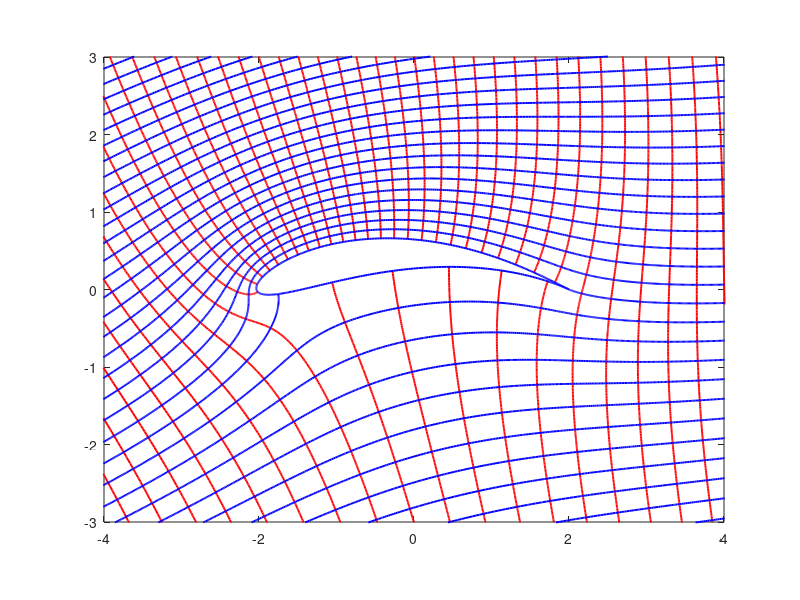

Reproduce this figure in MATLAB. (Note: this script raises an error after producing the figure.)
clear variables; close all; clc;

U = 1;
alpha = pi/12;

x0 = -0.1;
y0 = 0.25;
z0 = x0+1i*y0;           % cylinder center
a = sqrt((1-x0)^2+y0^2); % cylinder radius

beta = asin(y0/a);
Gamma = 4*pi*a*U*sin(beta+alpha); % Kutta condition
%
n = 501;
r = linspace(a-1e-6,8*a,n);
t = linspace(-pi,pi,n); 

[r,t] = meshgrid(r,t);
x = r.*cos(t);
y = r.*sin(t);
z = x+1i*y;

Phi = U*(z + a^2./z) + 1i*Gamma/(2*pi)*log(z/a);

z = z*exp(1i*alpha);
z = z+z0;
z = z + 1./z;
x = real(z); y = imag(z);


phi = real(Phi); phi = phi - phi((n-1)/4+1,1);
psi = imag(Phi); 
%
% figure(1)
% contour(x,y,phi,20,'r'), hold on
% contour(x,y,psi,20,'b'), hold off
%% prettier figure
dphi = phi(1,1)-phi(n,1);
l = 20;
phi_levs = 0:dphi/l:max(abs(phi(:)));
phi_levs = [-fliplr(phi_levs(2:end)) phi_levs];
psi_levs = linspace(-max(abs(psi(:))),max(abs(psi(:))),101);
contour(x,y,phi,phi_levs,'r','LineWidth',1.4), hold on
contour(x,y,psi,psi_levs,'b','LineWidth',1.4), hold off, axis equal, axis tight
xlim([-4,4]), ylim([-3,3])
% xlabel('x'), ylabel('y')
fontsize(18,'points'), fontname('Times')
set(gcf,'Color','w')
xticks([]); yticks([]);
